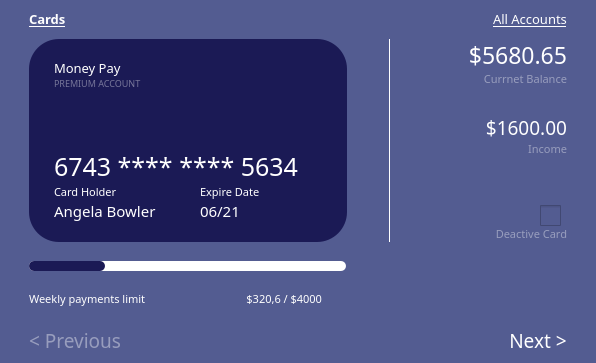
           <widget class="QStackedWidget" name="cards_stacked_widget">
            <property name="minimumSize">
             <size>
              <width>596</width>
              <height>363</height>
             </size>
            </property>
            <property name="maximumSize">
             <size>
              <width>593</width>
              <height>363</height>
             </size>
            </property>
            <property name="styleSheet">
             <string notr="true">background-color: #535C91;
border-radius: 35px;</string>
            </property>
            <property name="currentIndex">
             <number>0</number>
            </property>
            <widget class="QWidget" name="card1">
             <property name="styleSheet">
              <string notr="true">background-color: #535C91;
border-radius: 35px;</string>
             </property>
             <layout class="QVBoxLayout" name="verticalLayout_12">
              <item>
               <layout class="QHBoxLayout" name="horizontalLayout_25">
                <property name="leftMargin">
                 <number>20</number>
                </property>
                <property name="rightMargin">
                 <number>20</number>
                </property>
                <item>
                 <widget class="QLabel" name="cards_topic_label">
                  <property name="font">
                   <font>
                    <family>Poppins</family>
                    <pointsize>10</pointsize>
                    <weight>75</weight>
                    <bold>true</bold>
                    <underline>true</underline>
                   </font>
                  </property>
                  <property name="styleSheet">
                   <string notr="true">background-color: transparent;
color: white;</string>
                  </property>
                  <property name="text">
                   <string>Cards</string>
                  </property>
                 </widget>
                </item>
                <item>
                 <spacer name="horizontalSpacer_36">
                  <property name="orientation">
                   <enum>Qt::Horizontal</enum>
                  </property>
                  <property name="sizeHint" stdset="0">
                   <size>
                    <width>418</width>
                    <height>20</height>
                   </size>
                  </property>
                 </spacer>
                </item>
                <item>
                 <widget class="QLabel" name="all_accounts_label">
                  <property name="font">
                   <font>
                    <family>Poppins</family>
                    <pointsize>10</pointsize>
                    <underline>true</underline>
                   </font>
                  </property>
                  <property name="styleSheet">
                   <string notr="true">background-color: transparent;
color: white;</string>
                  </property>
                  <property name="text">
                   <string>All Accounts</string>
                  </property>
                 </widget>
                </item>
               </layout>
              </item>
              <item>
               <spacer name="verticalSpacer_28">
                <property name="orientation">
                 <enum>Qt::Vertical</enum>
                </property>
                <property name="sizeHint" stdset="0">
                 <size>
                  <width>10</width>
                  <height>5</height>
                 </size>
                </property>
               </spacer>
              </item>
              <item>
               <layout class="QHBoxLayout" name="horizontalLayout_22">
                <property name="spacing">
                 <number>0</number>
                </property>
                <property name="leftMargin">
                 <number>20</number>
                </property>
                <property name="rightMargin">
                 <number>20</number>
                </property>
                <item>
                 <widget class="QWidget" name="widget_11" native="true">
                  <property name="styleSheet">
                   <string notr="true">background-color: #1B1A55;
border-radius: 30px;</string>
                  </property>
                  <layout class="QVBoxLayout" name="verticalLayout_20">
                   <property name="spacing">
                    <number>0</number>
                   </property>
                   <property name="leftMargin">
                    <number>25</number>
                   </property>
                   <property name="topMargin">
                    <number>20</number>
                   </property>
                   <property name="bottomMargin">
                    <number>20</number>
                   </property>
                   <item>
                    <layout class="QHBoxLayout" name="horizontalLayout_33">
                     <property name="spacing">
                      <number>0</number>
                     </property>
                     <item>
                      <layout class="QVBoxLayout" name="verticalLayout_21">
                       <property name="spacing">
                        <number>0</number>
                       </property>
                       <item>
                        <widget class="QLabel" name="card_name_label">
                         <property name="font">
                          <font>
                           <family>Poppins</family>
                           <pointsize>10</pointsize>
                          </font>
                         </property>
                         <property name="styleSheet">
                          <string notr="true">color: white;</string>
                         </property>
                         <property name="text">
                          <string>Money Pay</string>
                         </property>
                        </widget>
                       </item>
                       <item>
                        <widget class="QLabel" name="account_name_label">
                         <property name="font">
                          <font>
                           <family>Poppins</family>
                           <pointsize>7</pointsize>
                          </font>
                         </property>
                         <property name="styleSheet">
                          <string notr="true">color:rgba(255,255,255,0.4);
background-color: transparent;</string>
                         </property>
                         <property name="text">
                          <string>PREMIUM ACCOUNT</string>
                         </property>
                        </widget>
                       </item>
                      </layout>
                     </item>
                     <item>
                      <spacer name="horizontalSpacer_21">
                       <property name="orientation">
                        <enum>Qt::Horizontal</enum>
                       </property>
                       <property name="sizeHint" stdset="0">
                        <size>
                         <width>178</width>
                         <height>20</height>
                        </size>
                       </property>
                      </spacer>
                     </item>
                    </layout>
                   </item>
                   <item>
                    <spacer name="verticalSpacer_34">
                     <property name="orientation">
                      <enum>Qt::Vertical</enum>
                     </property>
                     <property name="sizeHint" stdset="0">
                      <size>
                       <width>20</width>
                       <height>17</height>
                      </size>
                     </property>
                    </spacer>
                   </item>
                   <item>
                    <layout class="QHBoxLayout" name="horizontalLayout_34">
                     <property name="spacing">
                      <number>0</number>
                     </property>
                     <item>
                      <widget class="QLabel" name="card1_card_number_label">
                       <property name="font">
                        <font>
                         <family>Poppins</family>
                         <pointsize>19</pointsize>
                        </font>
                       </property>
                       <property name="styleSheet">
                        <string notr="true">color: white;</string>
                       </property>
                       <property name="text">
                        <string>6743 **** **** 5634</string>
                       </property>
                      </widget>
                     </item>
                     <item>
                      <spacer name="horizontalSpacer_23">
                       <property name="orientation">
                        <enum>Qt::Horizontal</enum>
                       </property>
                       <property name="sizeHint" stdset="0">
                        <size>
                         <width>40</width>
                         <height>20</height>
                        </size>
                       </property>
                      </spacer>
                     </item>
                    </layout>
                   </item>
                   <item>
                    <layout class="QHBoxLayout" name="horizontalLayout_35">
                     <property name="spacing">
                      <number>0</number>
                     </property>
                     <item>
                      <layout class="QVBoxLayout" name="verticalLayout_22">
                       <property name="spacing">
                        <number>0</number>
                       </property>
                       <item>
                        <widget class="QLabel" name="card1_card_holder_label">
                         <property name="font">
                          <font>
                           <family>Poppins</family>
                           <pointsize>8</pointsize>
                          </font>
                         </property>
                         <property name="styleSheet">
                          <string notr="true">color:white;</string>
                         </property>
                         <property name="text">
                          <string>Card Holder</string>
                         </property>
                        </widget>
                       </item>
                       <item>
                        <widget class="QLabel" name="card1_card_name_label">
                         <property name="font">
                          <font>
                           <family>Poppins</family>
                           <pointsize>11</pointsize>
                          </font>
                         </property>
                         <property name="styleSheet">
                          <string notr="true">color:white;
background-color:transparent;</string>
                         </property>
                         <property name="text">
                          <string>Angela Bowler</string>
                         </property>
                        </widget>
                       </item>
                      </layout>
                     </item>
                     <item>
                      <spacer name="horizontalSpacer_25">
                       <property name="orientation">
                        <enum>Qt::Horizontal</enum>
                       </property>
                       <property name="sizeHint" stdset="0">
                        <size>
                         <width>28</width>
                         <height>20</height>
                        </size>
                       </property>
                      </spacer>
                     </item>
                     <item>
                      <layout class="QVBoxLayout" name="verticalLayout_23">
                       <property name="spacing">
                        <number>0</number>
                       </property>
                       <item>
                        <widget class="QLabel" name="card1_expier_date_label">
                         <property name="font">
                          <font>
                           <family>Poppins</family>
                           <pointsize>8</pointsize>
                          </font>
                         </property>
                         <property name="styleSheet">
                          <string notr="true">color:white;
backgroundd-color: transparent;</string>
                         </property>
                         <property name="text">
                          <string>Expire Date</string>
                         </property>
                        </widget>
                       </item>
                       <item>
                        <widget class="QLabel" name="card1_card_date_label">
                         <property name="font">
                          <font>
                           <family>Poppins</family>
                           <pointsize>11</pointsize>
                          </font>
                         </property>
                         <property name="styleSheet">
                          <string notr="true">color:white;
background-color:transparent;</string>
                         </property>
                         <property name="text">
                          <string>06/21</string>
                         </property>
                        </widget>
                       </item>
                      </layout>
                     </item>
                     <item>
                      <spacer name="horizontalSpacer_27">
                       <property name="orientation">
                        <enum>Qt::Horizontal</enum>
                       </property>
                       <property name="sizeHint" stdset="0">
                        <size>
                         <width>78</width>
                         <height>20</height>
                        </size>
                       </property>
                      </spacer>
                     </item>
                    </layout>
                   </item>
                  </layout>
                 </widget>
                </item>
                <item>
                 <spacer name="horizontalSpacer_29">
                  <property name="orientation">
                   <enum>Qt::Horizontal</enum>
                  </property>
                  <property name="sizeHint" stdset="0">
                   <size>
                    <width>22</width>
                    <height>20</height>
                   </size>
                  </property>
                 </spacer>
                </item>
                <item>
                 <widget class="QLabel" name="label_41">
                  <property name="minimumSize">
                   <size>
                    <width>1</width>
                    <height>0</height>
                   </size>
                  </property>
                  <property name="maximumSize">
                   <size>
                    <width>1</width>
                    <height>16777215</height>
                   </size>
                  </property>
                  <property name="styleSheet">
                   <string notr="true">background-color: white;</string>
                  </property>
                  <property name="text">
                   <string/>
                  </property>
                 </widget>
                </item>
                <item>
                 <spacer name="horizontalSpacer_31">
                  <property name="orientation">
                   <enum>Qt::Horizontal</enum>
                  </property>
                  <property name="sizeHint" stdset="0">
                   <size>
                    <width>78</width>
                    <height>20</height>
                   </size>
                  </property>
                 </spacer>
                </item>
                <item>
                 <layout class="QVBoxLayout" name="verticalLayout_24">
                  <property name="spacing">
                   <number>0</number>
                  </property>
                  <item>
                   <widget class="QLabel" name="card1_current_balance_value_label">
                    <property name="font">
                     <font>
                      <family>Poppins</family>
                      <pointsize>17</pointsize>
                     </font>
                    </property>
                    <property name="styleSheet">
                     <string notr="true">color:white;</string>
                    </property>
                    <property name="text">
                     <string>$5680.65</string>
                    </property>
                    <property name="alignment">
                     <set>Qt::AlignRight|Qt::AlignTrailing|Qt::AlignVCenter</set>
                    </property>
                   </widget>
                  </item>
                  <item>
                   <widget class="QLabel" name="current_balance_label">
                    <property name="font">
                     <font>
                      <family>Poppins</family>
                      <pointsize>8</pointsize>
                      <underline>false</underline>
                     </font>
                    </property>
                    <property name="styleSheet">
                     <string notr="true">background-color: transparent;
color: rgba(255,255,255,0.4);</string>
                    </property>
                    <property name="text">
                     <string>Currnet Balance</string>
                    </property>
                    <property name="alignment">
                     <set>Qt::AlignRight|Qt::AlignTrailing|Qt::AlignVCenter</set>
                    </property>
                   </widget>
                  </item>
                  <item>
                   <spacer name="verticalSpacer_37">
                    <property name="orientation">
                     <enum>Qt::Vertical</enum>
                    </property>
                    <property name="sizeHint" stdset="0">
                     <size>
                      <width>20</width>
                      <height>28</height>
                     </size>
                    </property>
                   </spacer>
                  </item>
                  <item>
                   <widget class="QLabel" name="card1_income_value_label">
                    <property name="font">
                     <font>
                      <family>Poppins</family>
                      <pointsize>14</pointsize>
                     </font>
                    </property>
                    <property name="styleSheet">
                     <string notr="true">color:white;</string>
                    </property>
                    <property name="text">
                     <string>$1600.00</string>
                    </property>
                    <property name="alignment">
                     <set>Qt::AlignRight|Qt::AlignTrailing|Qt::AlignVCenter</set>
                    </property>
                   </widget>
                  </item>
                  <item>
                   <widget class="QLabel" name="income_label">
                    <property name="font">
                     <font>
                      <family>Poppins</family>
                      <pointsize>8</pointsize>
                      <underline>false</underline>
                     </font>
                    </property>
                    <property name="styleSheet">
                     <string notr="true">background-color: transparent;
color: rgba(255,255,255,0.4);</string>
                    </property>
                    <property name="text">
                     <string>Income</string>
                    </property>
                    <property name="alignment">
                     <set>Qt::AlignRight|Qt::AlignTrailing|Qt::AlignVCenter</set>
                    </property>
                   </widget>
                  </item>
                  <item>
                   <spacer name="verticalSpacer_38">
                    <property name="orientation">
                     <enum>Qt::Vertical</enum>
                    </property>
                    <property name="sizeHint" stdset="0">
                     <size>
                      <width>20</width>
                      <height>48</height>
                     </size>
                    </property>
                   </spacer>
                  </item>
                  <item>
                   <layout class="QHBoxLayout" name="horizontalLayout_36">
                    <item>
                     <spacer name="horizontalSpacer_33">
                      <property name="orientation">
                       <enum>Qt::Horizontal</enum>
                      </property>
                      <property name="sizeHint" stdset="0">
                       <size>
                        <width>40</width>
                        <height>20</height>
                       </size>
                      </property>
                     </spacer>
                    </item>
                    <item>
                     <widget class="QCheckBox" name="deactive_card_button">
                      <property name="font">
                       <font>
                        <family>Poppins</family>
                        <pointsize>14</pointsize>
                       </font>
                      </property>
                      <property name="styleSheet">
                       <string notr="true">QCheckBox{
	color:white;
	padding-left: 10px;
}
QCheckBox::indicator {
	width: 21px;
	height: 21px;
}

QCheckBox::indicator:checked{
	image: url(:/img/img/toggle-right.svg);
}

QCheckBox::indicator:unchecked{

	image: url(:/img/img/toggle-left.svg);
}</string>
                      </property>
                      <property name="text">
                       <string/>
                      </property>
                      <property name="iconSize">
                       <size>
                        <width>10</width>
                        <height>10</height>
                       </size>
                      </property>
                      <property name="checkable">
                       <bool>true</bool>
                      </property>
                      <property name="autoExclusive">
                       <bool>false</bool>
                      </property>
                     </widget>
                    </item>
                   </layout>
                  </item>
                  <item>
                   <widget class="QLabel" name="deactive_card_label">
                    <property name="font">
                     <font>
                      <family>Poppins</family>
                      <pointsize>8</pointsize>
                      <underline>false</underline>
                     </font>
                    </property>
                    <property name="styleSheet">
                     <string notr="true">background-color: transparent;
color: rgba(255,255,255,0.4);</string>
                    </property>
                    <property name="text">
                     <string>Deactive Card</string>
                    </property>
                    <property name="alignment">
                     <set>Qt::AlignRight|Qt::AlignTrailing|Qt::AlignVCenter</set>
                    </property>
                   </widget>
                  </item>
                 </layout>
                </item>
               </layout>
              </item>
              <item>
               <spacer name="verticalSpacer_26">
                <property name="orientation">
                 <enum>Qt::Vertical</enum>
                </property>
                <property name="sizeHint" stdset="0">
                 <size>
                  <width>10</width>
                  <height>8</height>
                 </size>
                </property>
               </spacer>
              </item>
              <item>
               <layout class="QHBoxLayout" name="horizontalLayout_23">
                <property name="spacing">
                 <number>0</number>
                </property>
                <property name="leftMargin">
                 <number>20</number>
                </property>
                <property name="rightMargin">
                 <number>20</number>
                </property>
                <item>
                 <widget class="QProgressBar" name="card_limits_process_bar">
                  <property name="minimumSize">
                   <size>
                    <width>317</width>
                    <height>10</height>
                   </size>
                  </property>
                  <property name="maximumSize">
                   <size>
                    <width>16777215</width>
                    <height>10</height>
                   </size>
                  </property>
                  <property name="styleSheet">
                   <string notr="true">QProgressBar{
	background-color:white;
	color:white;
	border-style: solid;
	border-radius:5px;
	text-align: center;
}
QProgressBar::chunk{
	border-radius:5px;
	background-color:#1B1A55
}</string>
                  </property>
                  <property name="value">
                   <number>24</number>
                  </property>
                  <property name="textVisible">
                   <bool>false</bool>
                  </property>
                 </widget>
                </item>
                <item>
                 <spacer name="horizontalSpacer_34">
                  <property name="orientation">
                   <enum>Qt::Horizontal</enum>
                  </property>
                  <property name="sizeHint" stdset="0">
                   <size>
                    <width>220</width>
                    <height>20</height>
                   </size>
                  </property>
                 </spacer>
                </item>
               </layout>
              </item>
              <item>
               <spacer name="verticalSpacer_25">
                <property name="orientation">
                 <enum>Qt::Vertical</enum>
                </property>
                <property name="sizeHint" stdset="0">
                 <size>
                  <width>10</width>
                  <height>8</height>
                 </size>
                </property>
               </spacer>
              </item>
              <item>
               <layout class="QHBoxLayout" name="horizontalLayout_37">
                <property name="leftMargin">
                 <number>20</number>
                </property>
                <property name="rightMargin">
                 <number>20</number>
                </property>
                <item>
                 <widget class="QLabel" name="weeklypayments_limit_label">
                  <property name="font">
                   <font>
                    <family>Poppins</family>
                    <pointsize>8</pointsize>
                   </font>
                  </property>
                  <property name="styleSheet">
                   <string notr="true">color: white;</string>
                  </property>
                  <property name="text">
                   <string>Weekly payments limit</string>
                  </property>
                 </widget>
                </item>
                <item>
                 <spacer name="horizontalSpacer_37">
                  <property name="orientation">
                   <enum>Qt::Horizontal</enum>
                  </property>
                  <property name="sizeHint" stdset="0">
                   <size>
                    <width>98</width>
                    <height>20</height>
                   </size>
                  </property>
                 </spacer>
                </item>
                <item>
                 <widget class="QLabel" name="card1_weekl_payment_limit_label">
                  <property name="font">
                   <font>
                    <family>Poppins</family>
                    <pointsize>8</pointsize>
                   </font>
                  </property>
                  <property name="styleSheet">
                   <string notr="true">color: white;</string>
                  </property>
                  <property name="text">
                   <string>$320,6 / $4000</string>
                  </property>
                  <property name="alignment">
                   <set>Qt::AlignRight|Qt::AlignTrailing|Qt::AlignVCenter</set>
                  </property>
                 </widget>
                </item>
                <item>
                 <spacer name="horizontalSpacer_38">
                  <property name="orientation">
                   <enum>Qt::Horizontal</enum>
                  </property>
                  <property name="sizeHint" stdset="0">
                   <size>
                    <width>248</width>
                    <height>20</height>
                   </size>
                  </property>
                 </spacer>
                </item>
               </layout>
              </item>
              <item>
               <spacer name="verticalSpacer_27">
                <property name="orientation">
                 <enum>Qt::Vertical</enum>
                </property>
                <property name="sizeHint" stdset="0">
                 <size>
                  <width>20</width>
                  <height>13</height>
                 </size>
                </property>
               </spacer>
              </item>
              <item>
               <layout class="QHBoxLayout" name="horizontalLayout_24">
                <property name="leftMargin">
                 <number>20</number>
                </property>
                <property name="rightMargin">
                 <number>20</number>
                </property>
                <item>
                 <widget class="QPushButton" name="previous_button">
                  <property name="font">
                   <font>
                    <family>Poppins</family>
                    <pointsize>14</pointsize>
                   </font>
                  </property>
                  <property name="styleSheet">
                   <string notr="true">color:rgba(255,255,255,0.4);
background-color:transparent;</string>
                  </property>
                  <property name="text">
                   <string>&lt; Previous</string>
                  </property>
                 </widget>
                </item>
                <item>
                 <spacer name="horizontalSpacer_35">
                  <property name="orientation">
                   <enum>Qt::Horizontal</enum>
                  </property>
                  <property name="sizeHint" stdset="0">
                   <size>
                    <width>378</width>
                    <height>20</height>
                   </size>
                  </property>
                 </spacer>
                </item>
                <item>
                 <widget class="QPushButton" name="next_button">
                  <property name="font">
                   <font>
                    <family>Poppins</family>
                    <pointsize>14</pointsize>
                   </font>
                  </property>
                  <property name="styleSheet">
                   <string notr="true">color:white;
background-color:transparent;</string>
                  </property>
                  <property name="text">
                   <string>Next &gt;</string>
                  </property>
                 </widget>
                </item>
               </layout>
              </item>
             </layout>
            </widget>
            <widget class="QWidget" name="page_3"/>
           </widget>
